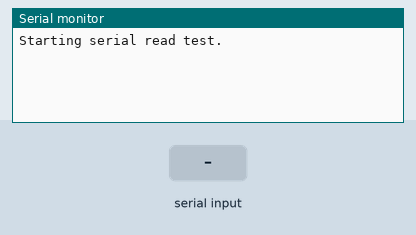
The sketch below on a simulated Arduino Mega 2560, built with avr-gcc and run on an emulated ATmega2560. On the bench: the last lines printed to the serial monitor. The inputs (shaded band) are chosen by the test bench.

Above: at 1.2 s.
1.3 s: "1" received over the second serial link
At 1.9 s:
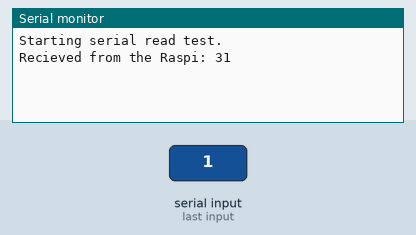
2.8 s: "0" received over the second serial link
At 4.0 s:
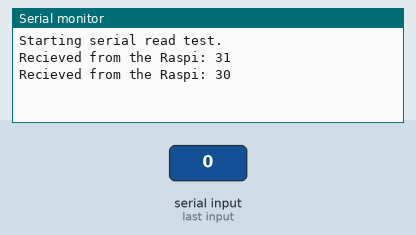
4.3 s: "2" received over the second serial link
At 5.4 s:
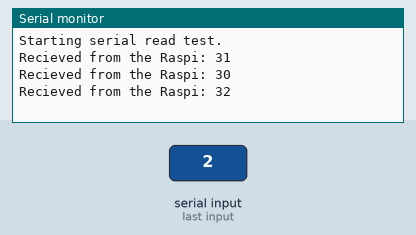

Measured:
- after the input at 1.3 s, the serial monitor: prints a new line at once (image 1)
- after the input at 2.8 s, the serial monitor: prints a new line at once (image 2)
- after the input at 4.3 s, the serial monitor: prints a new line at once (image 3)

The sketch:

Serial_reading.ino
```cpp
uint8_t x;

void setup() {
  // put your setup code here, to run once:
  Serial.begin(115200);
  Serial1.begin(9600);

  Serial.println("Starting serial read test.");
}

void loop() {
  if(Serial1.available()){
    x = Serial1.read();
    Serial.print("Recieved from the Raspi: ");
    Serial.println( x, HEX );
  }

}
```
